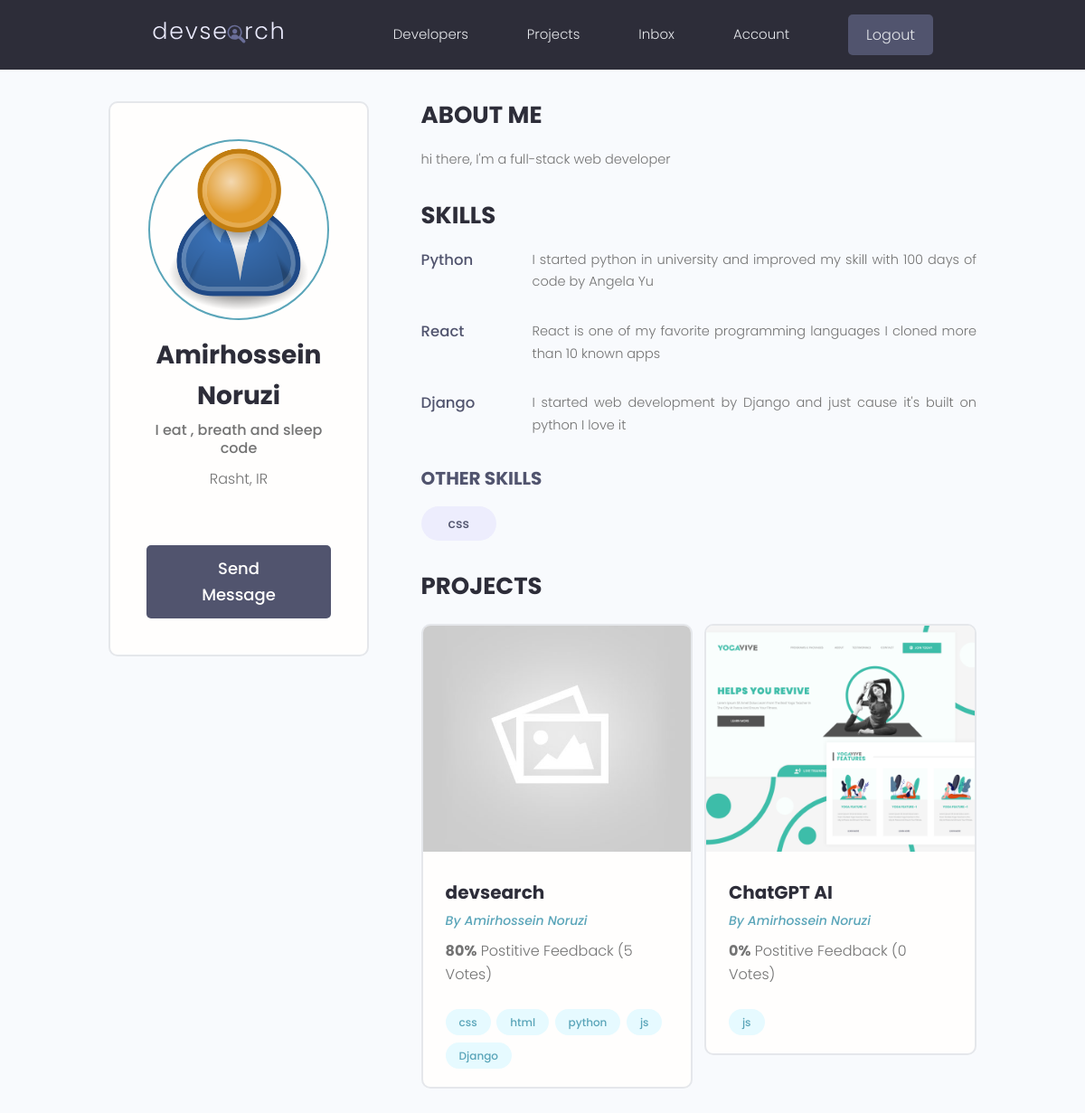
The page /profile/6ff86173-893d-43ed-918a-2d8f8346ecb2/ (signed in) on the database as committed earlier.
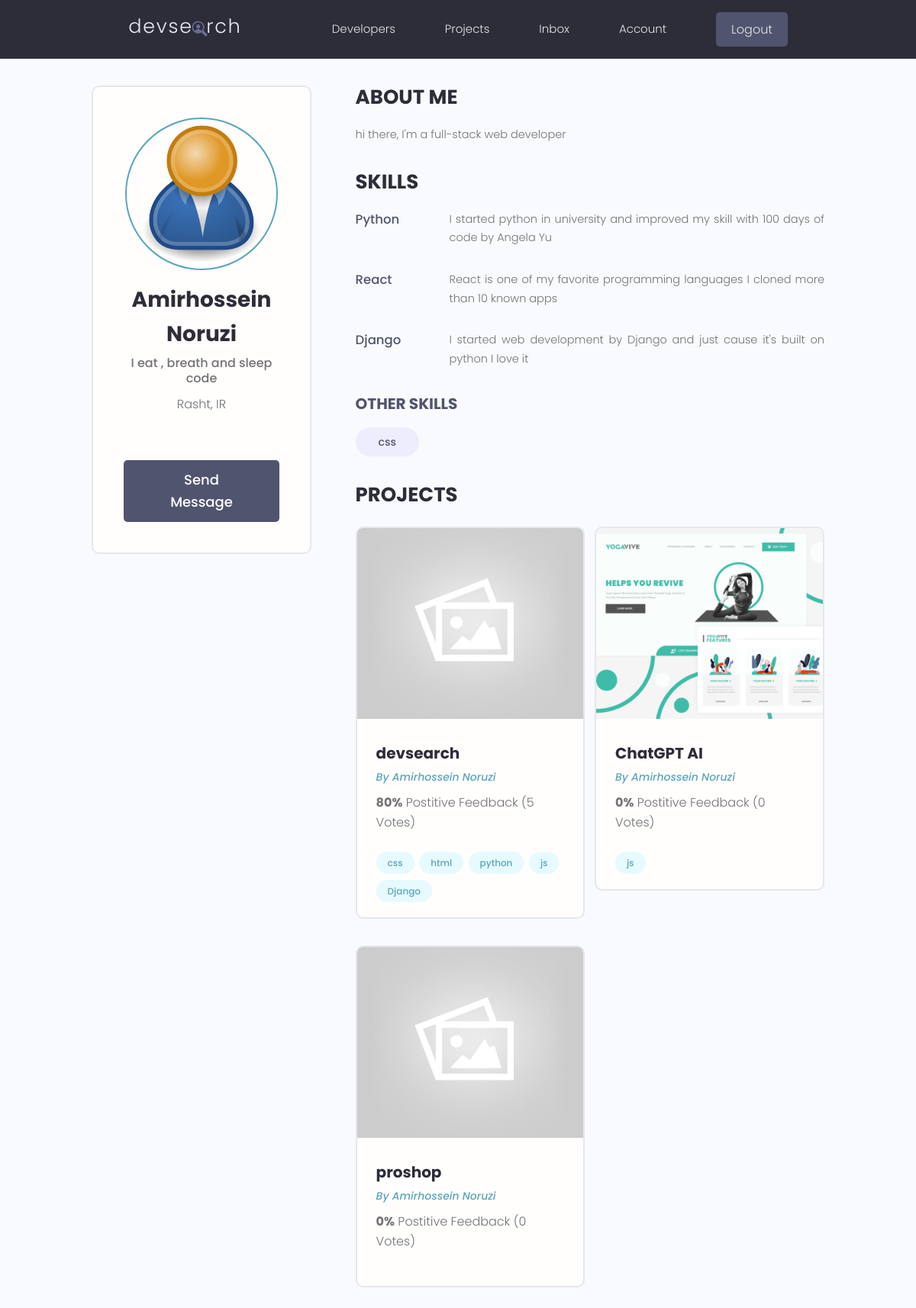
The same page on the database as committed later.
### users/models.py (models this page shows, shortened)
class Skill(models.Model):
    owner = models.ForeignKey(Profile, on_delete=models.CASCADE, null=True, blank=True)
    name = models.CharField(max_length=200, null=True, blank=True)
    description = models.TextField(null=True, blank=True)
    created = models.DateTimeField(auto_now_add=True)
    id = models.UUIDField(default=uuid.uuid4, primary_key=True, unique=True, editable=False)
    def __str__(self):
        return str(self.name)

class Profile(models.Model):
    user = models.OneToOneField(User, on_delete=models.CASCADE, null=True, blank=True)
    name = models.CharField(max_length=200, null=True, blank=True)
    email = models.EmailField(max_length=500, null=True, blank=True)
    username = models.CharField(max_length=200, null=True, blank=True)
    location = models.CharField(max_length=200, null=True, blank=True)
    short_intro = models.CharField(max_length=200, null=True, blank=True)
    bio = models.TextField(null=True, blank=True)
    profile_image = models.ImageField(default='profiles/user-default.png', upload_to='profiles/', null=True, blank=True)
    social_github = models.CharField(max_length=200, null=True, blank=True)
    social_linkedin = models.CharField(max_length=200, null=True, blank=True)
    social_twitter = models.CharField(max_length=200, null=True, blank=True)
    social_website = models.CharField(max_length=200, null=True, blank=True)
    created = models.DateTimeField(auto_now_add=True)
    id = models.UUIDField(default=uuid.uuid4, primary_key=True, unique=True, editable=False)
    class Meta:
        ordering = ['created']
    @property
    def imageUrl(self):
        try:
            url = self.profile_image.url
        except:
            url = ''
        return url

### projects/models.py (models this page shows, shortened)
class Project(models.Model):
    owner = models.ForeignKey(Profile, null=True, blank=True, on_delete=models.CASCADE)
    title = models.CharField(max_length=50)
    description = models.TextField(null=True, blank=True)
    featured_image = models.ImageField(default='default.jpg', blank=True, null=True)
    tags = models.ManyToManyField("Tag", blank=True)
    demo_link = models.CharField(max_length=2000, null=True, blank=True)
    source_link = models.CharField(max_length=2000, null=True, blank=True)
    vote_total = models.IntegerField(default=0, null=True, blank=True)
    vote_ratio = models.IntegerField(default=0, null=True, blank=True)
    created = models.DateTimeField(auto_now_add=True)
    id = models.UUIDField(default=uuid.uuid4, primary_key=True, unique=True, editable=False)
    class Meta:
        ordering = ['-vote_ratio', 'vote_total', 'title']
    @property
    def imageUrl(self):
        try:
            url = self.featured_image.url
        except:
            url = ''
        return url

class Tag(models.Model):
    name = models.CharField(max_length=200)
    created = models.DateTimeField(auto_now_add=True)
    id = models.UUIDField(default=uuid.uuid4, primary_key=True, unique=True, editable=False)
    def __str__(self):
        return self.name

### users/views.py (the view)
# urls.py: path('profile/<str:pk>/', views.profilePage, name='single-profile'),
def profilePage(request, pk):
    profileObj = Profile.objects.get(id=pk)
    if request.user.profile == profileObj:
        return redirect('account')
    topSkills = profileObj.skill_set.exclude(description__exact="")
    otherSkills = profileObj.skill_set.filter(description="")
    context = {
        'profile': profileObj,
        'topSkills': topSkills,
        'otherSkills': otherSkills
    }
    return render(request, 'users/user-profile.html', context)

### users/templates/users/user-profile.html (shortened to what this page needs)
{% extends 'base.html' %}
{% block content %}
<main class="profile my-md">
    <div class="container">
        <div class="layout">
            <div class="column column--1of3">
                <div class="card text-center">
                    <div class="card__body dev">
                    <img class="avatar avatar--xl" src="{{profile.imageUrl}}" />
                    <h2 class="dev__name">{{profile.name}}</h2>
                    <p class="dev__title">{{profile.short_intro}}</p>
                    {% if profile.location %}
                        <p class="dev__location">{{profile.location}}</p>
                    {% endif %}
                    <a href="{% url 'send-message' profile.id %}" class="btn btn--sub btn--lg">Send Message </a>
                    </div>
                </div>
            </div>
            <div class="column column--2of3">
                <div class="devInfo">
                    <h3 class="devInfo__title">About Me</h3>
                    <p class="devInfo__about">{{profile.bio}}</p>
                </div>
                <div class="devInfo">
                    <h3 class="devInfo__title">Skills</h3>
                    <div class="devInfo__skills">
                        {% for skill in topSkills %}
                        <div class="devSkill">
                            <h4 class="devSkill__title">{{skill}}</h4>
                            <p class="devSkill__info">{{skill.description}}</p>
                        </div>
                        {% endfor %}
                        <h3 class="devInfo__subtitle">Other Skills</h3>
                        <div class="devInfo__otherSkills">
                            {% for skill in otherSkills %}
                            <span class="tag tag--pill tag--sub tag--lg">
                                <small>{{skill}}</small>
                            </span>
                            {% endfor %}
                        </div>
                    </div>
                </div>
                <div class="devInfo">
                    <h3 class="devInfo__title">Projects</h3>
                    <div class="grid grid--two">
                    {% for project in profile.project_set.all %}
                    <div class="column">
                        <div class="card project">
                        <a href="{% url 'single-project' project.id %}" class="project">
                            <img class="project__thumbnail" src="{{project.imageUrl}}" alt="project thumbnail" />
                            <div class="card__body">
                            <h3 class="project__title">{{project.title}}</h3>
                            <p><a class="project__author" href="profile.html">By {{project.owner.name}}</a></p>
                            <p class="project--rating">
                                <span style="font-weight: bold;">{{project.vote_ratio}}%</span> Postitive
                                Feedback ({{project.vote_total}} Vote{{project.vote_total|pluralize:"s"}})
                            </p>
                            <div class="project__tags">
                                {% for tag in project.tags.all %}
                                <span class="tag tag--pill tag--main">
                                    <small>{{tag}}</small>
                                </span>
                                {% endfor %}
                            </div>
                            </div>
                        </a>
                        </div>
                    </div>
                    {% endfor %}
                    </div>
                </div>
            </div>
        </div>
    </div>
</main>
{% endblock content %}

Rows that differ between the two databases and show on the page:
added Project: imageUrl (placeholder picture), title "proshop", owner.name "Amirhossein Noruzi", vote_ratio "0", vote_total "0"
